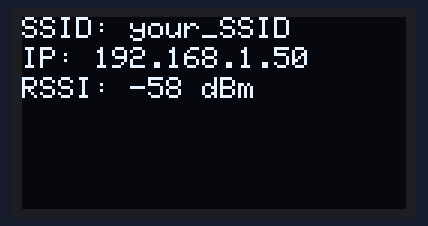
The sketch below on a simulated Raspberry Pi Pico. On the bench: 128×64 one-colour display. WiFi joins after 1.5 s; servers stay silent unless stated; what the sketch prints to the serial monitor is not drawn.

Above: at 5.1 s.

The sketch:

display_oled_333.ino
```cpp
// snippet: display_oled_333
// tags: adafruit_gfx, adafruit_ssd1306, wifi
// boards: esp32, nano33iot, rp2040
// library: Adafruit_GFX, Adafruit_SSD1306, WiFi
// description: After connecting to WiFi, display the connected SSID and IP address on lines 1–2 of an SSD1306 12…
// prompts: after, connecting, display, connected, address, lines
// verified: compile-only
// source: kd-generated (id 333)
// exact-include: Wire.h, Adafruit_GFX.h, Adafruit_SSD1306.h, WiFi.h

#include <Wire.h>
#include <Adafruit_GFX.h>
#include <Adafruit_SSD1306.h>

// WiFi library selection depends on board:
// - ESP32: uses WiFi.h (built-in)
// - nano33iot: uses WiFiNINA.h (NINA module)
// - rp2040: may use WiFiNINA.h or WiFi101.h depending on board
#if defined(ESP32)
  #include <WiFi.h>
  #define WIFI_CLASS WiFiClass
  #define WIFI_SSID() WiFi.SSID()
  #define WIFI_LOCALIP() WiFi.localIP()
  #define WIFI_RSSI() WiFi.RSSI()
  #define WIFI_BEGIN(ssid, pass) WiFi.begin(ssid, pass)
  #define WIFI_STATUS() WiFi.status()
#elif defined(ARDUINO_SAMD_NANO_33_IOT) || defined(ARDUINO_ARCH_RP2040)
  // Note: WiFiNINA.h is used for nano33iot and some rp2040 boards
  // This may need adjustment based on specific rp2040 board
  #include <WiFiNINA.h>
  #define WIFI_CLASS WiFiClass
  #define WIFI_SSID() WiFi.SSID()
  #define WIFI_LOCALIP() WiFi.localIP()
  #define WIFI_RSSI() WiFi.RSSI()
  #define WIFI_BEGIN(ssid, pass) WiFi.begin(ssid, pass)
  #define WIFI_STATUS() WiFi.status()
#else
  #error "WiFi library not configured for this board"
#endif

#define SCREEN_WIDTH 128 // OLED display width, in pixels
#define SCREEN_HEIGHT 64 // OLED display height, in pixels

// Declaration for an SSD1306 display connected to I2C (SDA, SCL pins)
Adafruit_SSD1306 display(SCREEN_WIDTH, SCREEN_HEIGHT, &Wire, -1);

const char* ssid = "your_SSID";
const char* password = "your_PASSWORD";

unsigned long prevRssiMs = 0;
const unsigned long RSSI_INTERVAL = 5000;

void setup() {
  Serial.begin(115200);
  WIFI_BEGIN(ssid, password);

  unsigned long wifiStart = millis();
  while (WIFI_STATUS() != WL_CONNECTED && millis() - wifiStart < 10000) {
    delay(1000);
    Serial.println("Connecting to WiFi...");
  }
  if (WIFI_STATUS() != WL_CONNECTED) { Serial.println("WiFi failed"); while (1); }

  Serial.println("Connected to the WiFi network");
  Serial.print("SSID: ");
  Serial.println(WIFI_SSID());
  Serial.print("IP address: ");
  Serial.println(WIFI_LOCALIP());

  if (!display.begin(SSD1306_SWITCHCAPVCC, 0x3C)) {
    Serial.println(F("SSD1306 allocation failed"));
    for (;;);
  }
  delay(2000);
  display.clearDisplay();  // SSD1306: clear the framebuffer (push with display())
  display.setTextSize(1);
  display.setTextColor(SSD1306_WHITE);
}

void loop() {
  unsigned long now = millis();

  if (now - prevRssiMs >= RSSI_INTERVAL) {
    prevRssiMs = now;
    int rssi = WIFI_RSSI();
    display.clearDisplay();  // SSD1306: clear the framebuffer (push with display())
    display.setCursor(0, 0);
    display.print("SSID: ");
    display.println(WIFI_SSID());
    display.setCursor(0, 10);
    display.print("IP: ");
    display.println(WIFI_LOCALIP());
    display.setCursor(0, 20);
    display.print("RSSI: ");
    display.print(rssi);
    display.println(" dBm");
    display.display();  // SSD1306: push the framebuffer to the screen
  }
}
```
